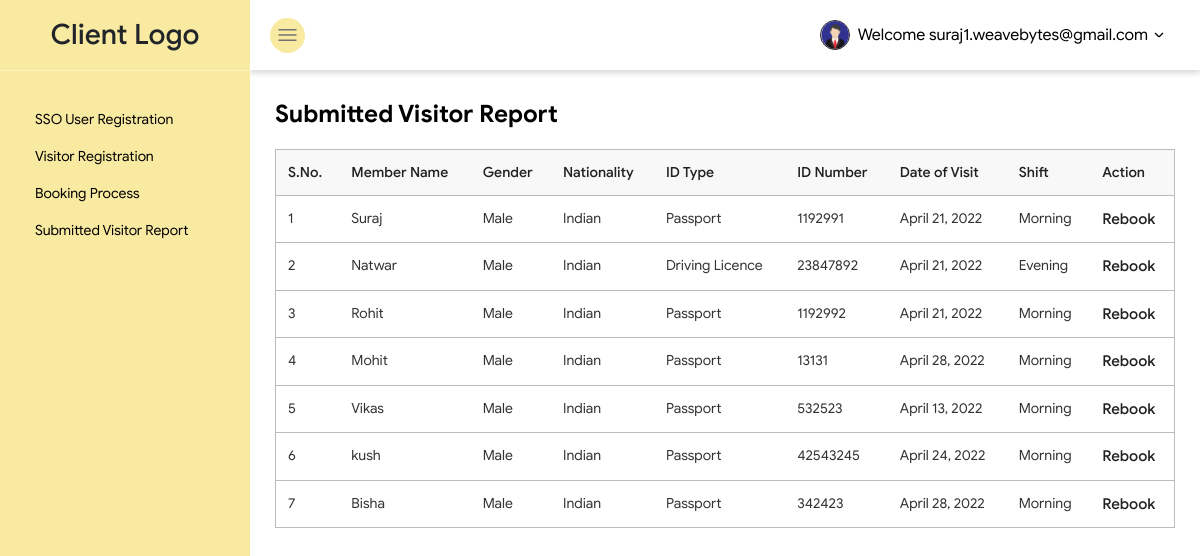
Screenshot of /submitted_visitor_report/ (signed in) with the database file from the repository.
### users/models.py (models this page shows)
class CustomUser(AbstractBaseUser, PermissionsMixin):
    email = models.EmailField(_('email address'), unique=True)
    is_staff = models.BooleanField(default=False)
    is_active = models.BooleanField(default=True)
    date_joined = models.DateTimeField(default=timezone.now)
    USERNAME_FIELD = 'email'
    REQUIRED_FIELDS = []
    objects = CustomUserManager()
    def __str__(self):
        return self.email

### visitor/models.py (models this page shows)
class Visitor_Register(models.Model):
    user = models.ForeignKey(get_user_model(), on_delete=models.CASCADE,)
    protected_area = models.CharField(max_length=100, choices=PROTECTED_AREA, default="Select")
    zone = models.CharField(max_length=10, choices=ZONE, default="Select")
    visit_date = models.DateField()
    choose_shift = models.CharField(max_length=20,choices=SHIFT, default="Select")
    vehicle_type = models.CharField(max_length=20,choices=VEHICHLE, default="Select")
    member_name = models.CharField(max_length=30)
    gender = models.CharField(max_length=30, choices=GENDER, default="Select")
    nationality = models.CharField(max_length=30, choices=NATIONALITY, default="Select")
    id_type = models.CharField(max_length=30, choices=ID_TYPE, default="Select")
    id_number = models.CharField(max_length=30)
    video_cam = models.CharField(max_length=30)
    created_date = models.DateTimeField(auto_now_add=True)

### booking/views.py (the view)
# urls.py: path('submitted_visitor_report/',submitted_visitor_report, name="submitted_visitor_report"),
def submitted_visitor_report(request):
    data_obj = Visitor_Register.objects.filter(user=request.user)
    context = ({'data_obj': data_obj})
    return render(request, 'submitted-visitor-report.html', context)

### templates/submitted-visitor-report.html
{% include 'header.html' %}
            <div class="content-wrapper">
                <h4 class="mainHeading">Submitted Visitor Report</h4>
                <div class="table-responsive-lg">
                    <table class="table">
                        <thead class="thead-light">
                            <tr>
                                <th>S.No.</th>
                                <th>Member Name</th>
                                <th>Gender</th>
                                <th>Nationality</th>
                                <th>ID Type</th>
                                <th>ID Number</th>
                                <th>Date of Visit</th>
                                <th>Shift</th>
                                <th>Action</th>
                            </tr>
                        </thead>
                        <tbody>
                            {% for data in data_obj %}
                            <tr>
                                <td>{{ forloop.counter }}</td>
                                <td>{{data.member_name}}</td>
                                <td>{{data.gender}}</td>
                                <td>{{data.nationality}}</td>
                                <td>{{data.id_type}}</td>
                                <td>{{data.id_number}}</td>
                                <td>{{data.visit_date}}</td>
                                <td>{{data.choose_shift}}</td>
                                <td><a class="actionBtn" href="javascript:void(0);">Rebook</a></td>
                            </tr>
                            {% endfor %}
                        </tbody>
                    </table>
                </div>
            </div>
        </div>
    </div>
{% include 'footer.html' %}

### templates/header.html (shortened to what this page needs)
<!doctype html>
<html lang="en">
<head>
    <link rel="stylesheet" href="/static/css/bootstrap.min.css">
    <link rel="stylesheet" href="/static/css/uicons-regular-straight.css">
    <link rel="stylesheet" href="/static/css/style.css">
    <link rel="stylesheet" href="/static/css/responsive.css">
</head>
<body>
    <div class="wrapper">
        <nav id="sidebar">
            <div class="sidebar-header">
                <h3 class="mb-0">Client Logo</h3>
            </div>
            <ul class="menu">
                <li><a href="/sso_user_register/">SSO User Registration</a></li>
                <li><a href="/visitor_registration/">Visitor Registration</a></li>
                <li><a href="/booking_process/">Booking Process</a></li>
                <li><a href="/submitted_visitor_report/">Submitted Visitor Report</a></li>
            </ul>
        </nav>
        <div class="content">
            <nav class="navbar ">
                <button type="button" id="sidebarCollapse" class="btn btnToogle"> <i class="fi fi-rs-menu-burger"></i></button>
                <div class="btn-group">
                    <button type="button" class="btn btnUser" data-toggle="dropdown" aria-haspopup="true" aria-expanded="false">
            <div class="userImg"><img src="/static/images/userImg.png" alt="img"></div>
            Welcome {{request.user}} <i class="fi fi-rs-angle-small-down"></i>
          </button>
                </div>
            </nav>

### templates/css/style.css (style rules this page uses)
ul { margin: 0; padding: 0; }
li { list-style: none; }
body { font-family: "Google Sans"; font-size: 14px; background: #fff; }
.mainHeading { display: flex; align-items: center; color: #000; font-size: 24px; font-weight: bold; text-transform: capitalize; margin-bottom: 20px; }
.wrapper { display: flex; width: 100%; align-items: stretch }
#sidebar { min-width: 250px; max-width: 250px; height: 100vh; background: #F9EAA1; transition: all 0.3s; z-index: 9; position: fixed; top: 0; bottom: 0; left: 0; }
#sidebar .sidebar-header { text-align: center; padding: 18px 15px; background: #F9EAA1; border-bottom: 1px solid rgba(255, 255, 255, 0.4); }
#sidebar .menu { padding: 30px; }
#sidebar .menu li { position: relative; }
#sidebar .menu li a { display: flex; color: #000; font-size: 14px; font-weight: normal; padding: 8px 5px; transition: all 0.3s ease-in; }
.navbar { background-color: #fff; box-shadow: 0 3px 6px rgba(0, 0, 0, 0.16); padding: 13px 20px; }
.navbar .btnToogle { background: #F9EAA1; color: #737373; border-radius: 50%; height: 35px; width: 35px; display: flex; align-items: center; justify-content: center; font-size: 18px; transition: all 0.3s ease-in; }
.navbar .btnUser { display: flex; align-items: center; color: #000000; font-size: 16px; font-weight: normal; }
.navbar .btnUser .userImg { border: 1px solid #212121; width: 30px; height: 30px; border-radius: 50%; margin-right: 8px; }
.navbar .btnUser .userImg img { width: 100%; }
.navbar .btnUser i { margin-left: 3px; }
.content { width: 100%; margin-left: 250px; transition: all 0.3s ease-in; }
.content-wrapper { padding: 30px 25px; }
.table { border: 1px solid #bcbcbc; }
.table tr { border: 1px solid #bcbcbc; }
.table .thead-light th { background-color: #f8f8f8; border: none; color: #212121; font-size: 14px; font-weight: 500; vertical-align: middle; }
.table td { border: none; color: #333333; font-size: 14px; font-weight: normal; }
.table td a.actionBtn { color: #212121; font-size: 15px; font-weight: 500; transition: all 0.3s ease-in; display: inline-flex; }

### rows the page displays
CustomUser: user "suraj1.weavebytes@gmail.com"
Visitor_Register: member_name "Suraj", gender "Male", nationality "Indian", id_type "Passport", id_number "1192991", visit_date "April 21, 2022", choose_shift "Morning"
Visitor_Register: member_name "Natwar", gender "Male", nationality "Indian", id_type "Driving Licence", id_number "23847892", visit_date "April 21, 2022", choose_shift "Evening"
Visitor_Register: member_name "Rohit", gender "Male", nationality "Indian", id_type "Passport", id_number "1192992", visit_date "April 21, 2022", choose_shift "Morning"
Visitor_Register: member_name "Mohit", gender "Male", nationality "Indian", id_type "Passport", id_number "13131", visit_date "April 28, 2022", choose_shift "Morning"
Visitor_Register: member_name "Vikas", gender "Male", nationality "Indian", id_type "Passport", id_number "532523", visit_date "April 13, 2022", choose_shift "Morning"
Visitor_Register: member_name "kush", gender "Male", nationality "Indian", id_type "Passport", id_number "42543245", visit_date "April 24, 2022", choose_shift "Morning"
Visitor_Register: member_name "Bisha", gender "Male", nationality "Indian", id_type "Passport", id_number "342423", visit_date "April 28, 2022", choose_shift "Morning"
